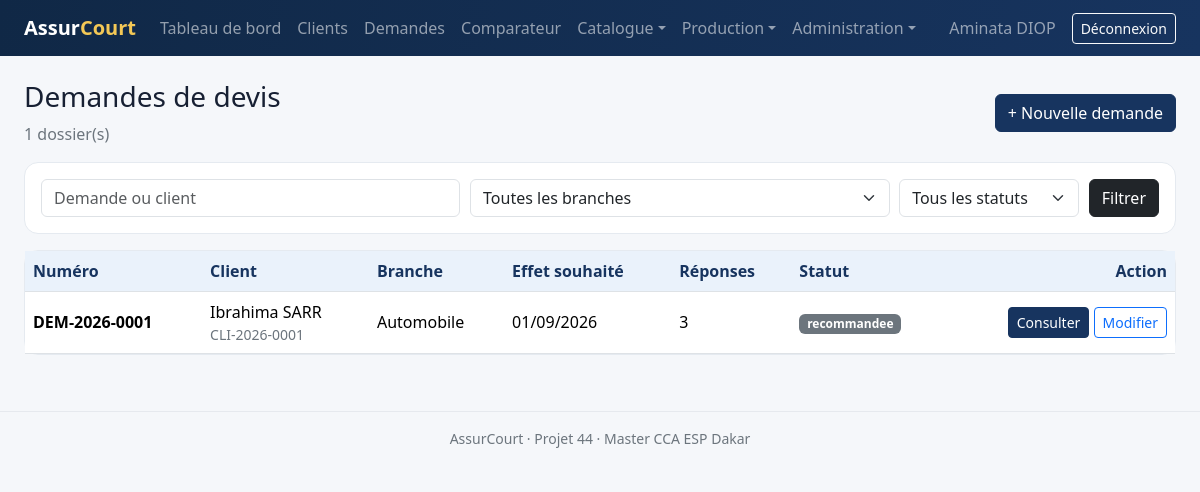
Page /public/demandes/index.php (signed in) on the committed database.
### tables this page shows
CREATE TABLE demandes_devis (
    id BIGINT UNSIGNED AUTO_INCREMENT PRIMARY KEY,
    client_id BIGINT UNSIGNED NOT NULL,
    agent_id BIGINT UNSIGNED NOT NULL,
    categorie_id BIGINT UNSIGNED NOT NULL,
    numero_demande VARCHAR(40) NOT NULL UNIQUE,
    description_besoin TEXT NULL,
    budget_maximum DECIMAL(15,2) NULL,
    date_effet_souhaitee DATE NOT NULL,
    statut ENUM('brouillon','complete','comparee','recommandee','convertie','expiree','annulee') NOT NULL DEFAULT 'brouillon',
    date_demande DATETIME NOT NULL DEFAULT CURRENT_TIMESTAMP,
    date_expiration DATE NULL,
    INDEX idx_demande_filtres (categorie_id, statut, date_demande),
    CONSTRAINT fk_demande_client FOREIGN KEY (client_id) REFERENCES clients(id),
    CONSTRAINT fk_demande_agent FOREIGN KEY (agent_id) REFERENCES utilisateurs(id),
    CONSTRAINT fk_demande_categorie FOREIGN KEY (categorie_id) REFERENCES categories_risque(id)
);

CREATE TABLE clients (
    id BIGINT UNSIGNED AUTO_INCREMENT PRIMARY KEY,
    agent_id BIGINT UNSIGNED NULL,
    numero_client VARCHAR(30) NOT NULL UNIQUE,
    type_client ENUM('particulier','entreprise') NOT NULL DEFAULT 'particulier',
    nom VARCHAR(100) NULL,
    prenom VARCHAR(120) NULL,
    raison_sociale VARCHAR(190) NULL,
    date_naissance DATE NULL,
    email VARCHAR(190) NULL,
    telephone VARCHAR(30) NOT NULL,
    adresse VARCHAR(255) NULL,
    ville VARCHAR(100) NULL,
    profession VARCHAR(120) NULL,
    statut ENUM('prospect','actif','inactif') NOT NULL DEFAULT 'prospect',
    created_at TIMESTAMP NOT NULL DEFAULT CURRENT_TIMESTAMP,
    updated_at TIMESTAMP NOT NULL DEFAULT CURRENT_TIMESTAMP ON UPDATE CURRENT_TIMESTAMP,
    INDEX idx_client_recherche (nom, prenom, raison_sociale),
    INDEX idx_client_statut (statut),
    CONSTRAINT fk_client_agent FOREIGN KEY (agent_id) REFERENCES utilisateurs(id) ON DELETE SET NULL
);

CREATE TABLE categories_risque (
    id BIGINT UNSIGNED AUTO_INCREMENT PRIMARY KEY,
    code VARCHAR(30) NOT NULL UNIQUE,
    libelle VARCHAR(100) NOT NULL,
    description TEXT NULL
);

### includes/helpers.php (called while the page is built, shortened)
<?php
function e(?string $value): string
{
    return htmlspecialchars($value ?? '', ENT_QUOTES | ENT_SUBSTITUTE, 'UTF-8');
}

### public/demandes/index.php (the view)
<?php
require_once __DIR__.'/../../includes/bootstrap.php';require_roles(['ADMIN','RESPONSABLE','AGENT']);$db=Database::connection();$q=trim((string)($_GET['q']??''));$statut=(string)($_GET['statut']??'');$cat=(int)($_GET['categorie']??0);$page=max(1,(int)($_GET['page']??1));$per=20;$w=[];$p=[];if($q!==''){$w[]="(d.numero_demande LIKE :q OR c.numero_client LIKE :q OR c.nom LIKE :q OR c.prenom LIKE :q OR c.raison_sociale LIKE :q)";$p['q']='%'.$q.'%';}if($statut!==''){$w[]='d.statut=:statut';$p['statut']=$statut;}if($cat){$w[]='d.categorie_id=:cat';$p['cat']=$cat;}$where=$w?' WHERE '.implode(' AND ',$w):'';$s=$db->prepare("SELECT COUNT(*) FROM demandes_devis d JOIN clients c ON c.id=d.client_id$where");$s->execute($p);$total=(int)$s->fetchColumn();$pages=max(1,(int)ceil($total/$per));$page=min($page,$pages);$s=$db->prepare("SELECT d.*,cr.libelle categorie,c.numero_client,c.type_client,c.nom,c.prenom,c.raison_sociale,(SELECT COUNT(*) FROM reponses_questionnaire r WHERE r.demande_id=d.id) nb_reponses FROM demandes_devis d JOIN clients c ON c.id=d.client_id JOIN categories_risque cr ON cr.id=d.categorie_id$where ORDER BY d.date_demande DESC LIMIT :lim OFFSET :off");foreach($p as $k=>$v)$s->bindValue(':'.$k,$v);$s->bindValue(':lim',$per,PDO::PARAM_INT);$s->bindValue(':off',($page-1)*$per,PDO::PARAM_INT);$s->execute();$rows=$s->fetchAll();$categories=$db->query('SELECT id,libelle FROM categories_risque ORDER BY libelle')->fetchAll();$statuses=['brouillon','complete','comparee','recommandee','convertie','expiree','annulee'];$title='Demandes de devis';require __DIR__.'/../../includes/header.php';?>
<div class="page-heading"><div><h1 class="h3">Demandes de devis</h1><p class="text-secondary"><?= $total ?> dossier(s)</p></div><a class="btn btn-primary" href="form.php">+ Nouvelle demande</a></div><form class="filter-bar filter-four" method="get"><input class="form-control" name="q" value="<?= e($q) ?>" placeholder="Demande ou client"><select class="form-select" name="categorie"><option value="0">Toutes les branches</option><?php foreach($categories as $c): ?><option value="<?= $c['id'] ?>" <?= $cat==(int)$c['id']?'selected':'' ?>><?= e($c['libelle']) ?></option><?php endforeach ?></select><select class="form-select" name="statut"><option value="">Tous les statuts</option><?php foreach($statuses as $st): ?><option value="<?= $st ?>" <?= $statut===$st?'selected':'' ?>><?= e($st) ?></option><?php endforeach ?></select><button class="btn btn-dark">Filtrer</button></form><div class="card"><div class="table-responsive"><table class="table table-hover align-middle mb-0"><thead><tr><th>Numéro</th><th>Client</th><th>Branche</th><th>Effet souhaité</th><th>Réponses</th><th>Statut</th><th class="text-end">Action</th></tr></thead><tbody><?php foreach($rows as $r): $client=$r['type_client']==='entreprise'?$r['raison_sociale']:trim($r['prenom'].' '.$r['nom']);?><tr><td class="fw-semibold"><?= e($r['numero_demande']) ?></td><td><?= e($client) ?><div class="small text-secondary"><?= e($r['numero_client']) ?></div></td><td><?= e($r['categorie']) ?></td><td><?= e(date('d/m/Y',strtotime($r['date_effet_souhaitee']))) ?></td><td><?= (int)$r['nb_reponses'] ?></td><td><span class="badge text-bg-<?= $r['statut']==='complete'?'success':'secondary' ?>"><?= e($r['statut']) ?></span></td><td class="text-end"><a class="btn btn-sm btn-primary" href="questionnaire.php?id=<?= (int)$r['id'] ?>"><?= $r['statut']==='brouillon'?'Répondre':'Consulter' ?></a> <a class="btn btn-sm btn-outline-primary" href="form.php?id=<?= (int)$r['id'] ?>">Modifier</a></td></tr><?php endforeach; ?><?php if(!$rows): ?><tr><td colspan="7" class="empty-state">Aucune demande trouvée.</td></tr><?php endif; ?></tbody></table></div></div><?php require __DIR__.'/../../includes/footer.php'; ?>

### public/assets/css/app.css (style rules this page uses)
:root { --navy:#17345f;--blue:#2f6fae;--pale:#eaf2fb;--gold:#d4a72c;--ink:#172033 }
body { background:#f5f7fa;color:var(--ink);font-family:system-ui,-apple-system,"Segoe UI",sans-serif }
.card { border:1px solid #e5eaf0;border-radius:14px }
.btn-primary { background:var(--navy);border-color:var(--navy) }
.table thead th { background:var(--pale);color:var(--navy);white-space:nowrap }
.page-heading { display:flex;justify-content:space-between;align-items:center;gap:1rem;margin-bottom:1rem }
.page-heading p { margin:0 }
.filter-bar { display:grid;grid-template-columns:minmax(240px,1fr) 220px auto;gap:.6rem;background:#fff;border:1px solid #e5eaf0;padding:1rem;border-radius:14px;margin-bottom:1rem }
.filter-bar.filter-four { grid-template-columns:minmax(190px,1fr) minmax(190px,1fr) 180px auto }

### rows in the picture
demandes_devis: numero_demande "DEM-2026-0001", client.nom "Ibrahima SARR", client.numero_client "CLI-2026-0001", categorie.libelle "Automobile", date_effet_souhaitee "01/09/2026", nb_reponses "3", statut "recommandee", shows "Consulter"

### other values in the picture
$_SESSION['user']['prenom'].' '.$_SESSION['user']['nom'] "Aminata DIOP"
$total "1"
